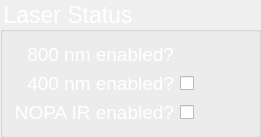
   <widget class="QGroupBox" name="LaserStatus">
    <property name="geometry">
     <rect>
      <x>440</x>
      <y>20</y>
      <width>261</width>
      <height>131</height>
     </rect>
    </property>
    <property name="font">
     <font>
      <pointsize>17</pointsize>
     </font>
    </property>
    <property name="styleSheet">
     <string notr="true">color:#ffffff;
line-color:#ffffff;

</string>
    </property>
    <property name="title">
     <string>Laser Status</string>
    </property>
    <layout class="QGridLayout" name="gridLayout_5">
     <item row="1" column="2">
      <widget class="caLed" name="caled_16">
       <property name="sizePolicy">
        <sizepolicy hsizetype="MinimumExpanding" vsizetype="Preferred">
         <horstretch>0</horstretch>
         <verstretch>0</verstretch>
        </sizepolicy>
       </property>
       <property name="rectangular">
        <bool>true</bool>
       </property>
       <property name="ledWidth">
        <number>15</number>
       </property>
       <property name="ledHeight">
        <number>15</number>
       </property>
       <property name="linearGradient">
        <bool>true</bool>
       </property>
       <property name="channel" stdset="0">
        <string notr="true">LASER:STATUS:400nm</string>
       </property>
       <property name="falseColor">
        <color>
         <red>0</red>
         <green>170</green>
         <blue>0</blue>
        </color>
       </property>
       <property name="trueColor">
        <color>
         <red>255</red>
         <green>0</green>
         <blue>0</blue>
        </color>
       </property>
       <property name="trueValue">
        <string>On</string>
       </property>
       <property name="falseValue">
        <string>Off</string>
       </property>
      </widget>
     </item>
     <item row="1" column="1">
      <widget class="caToggleButton" name="catogglebutton">
       <property name="sizePolicy">
        <sizepolicy hsizetype="MinimumExpanding" vsizetype="Expanding">
         <horstretch>0</horstretch>
         <verstretch>0</verstretch>
        </sizepolicy>
       </property>
       <property name="font">
        <font>
         <pointsize>15</pointsize>
         <weight>75</weight>
         <italic>false</italic>
         <bold>true</bold>
        </font>
       </property>
       <property name="autoFillBackground">
        <bool>false</bool>
       </property>
       <property name="text">
        <string/>
       </property>
       <property name="channel" stdset="0">
        <string notr="true">LASER:STATUS:400nm</string>
       </property>
       <property name="foreground">
        <color>
         <red>231</red>
         <green>231</green>
         <blue>231</blue>
        </color>
       </property>
       <property name="colorMode">
        <enum>caToggleButton::Static</enum>
       </property>
      </widget>
     </item>
     <item row="0" column="2">
      <widget class="caLed" name="caled_18">
       <property name="sizePolicy">
        <sizepolicy hsizetype="MinimumExpanding" vsizetype="Preferred">
         <horstretch>0</horstretch>
         <verstretch>0</verstretch>
        </sizepolicy>
       </property>
       <property name="rectangular">
        <bool>true</bool>
       </property>
       <property name="ledWidth">
        <number>15</number>
       </property>
       <property name="ledHeight">
        <number>15</number>
       </property>
       <property name="linearGradient">
        <bool>true</bool>
       </property>
       <property name="channel" stdset="0">
        <string notr="true">LASER:STATUS:800nm</string>
       </property>
       <property name="falseColor">
        <color>
         <red>0</red>
         <green>170</green>
         <blue>0</blue>
        </color>
       </property>
       <property name="trueColor">
        <color>
         <red>255</red>
         <green>0</green>
         <blue>0</blue>
        </color>
       </property>
       <property name="trueValue">
        <string>On</string>
       </property>
       <property name="falseValue">
        <string>Off</string>
       </property>
      </widget>
     </item>
     <item row="0" column="0">
      <widget class="QLabel" name="label_4">
       <property name="sizePolicy">
        <sizepolicy hsizetype="MinimumExpanding" vsizetype="Preferred">
         <horstretch>0</horstretch>
         <verstretch>0</verstretch>
        </sizepolicy>
       </property>
       <property name="font">
        <font>
         <pointsize>14</pointsize>
         <weight>50</weight>
         <bold>false</bold>
        </font>
       </property>
       <property name="styleSheet">
        <string notr="true">color:#ffffff;</string>
       </property>
       <property name="text">
        <string>800 nm enabled?</string>
       </property>
       <property name="alignment">
        <set>Qt::AlignRight|Qt::AlignTrailing|Qt::AlignVCenter</set>
       </property>
      </widget>
     </item>
     <item row="1" column="0">
      <widget class="QLabel" name="label">
       <property name="sizePolicy">
        <sizepolicy hsizetype="MinimumExpanding" vsizetype="Preferred">
         <horstretch>0</horstretch>
         <verstretch>0</verstretch>
        </sizepolicy>
       </property>
       <property name="font">
        <font>
         <pointsize>14</pointsize>
         <weight>50</weight>
         <bold>false</bold>
        </font>
       </property>
       <property name="styleSheet">
        <string notr="true">color:#ffffff;</string>
       </property>
       <property name="text">
        <string>400 nm enabled?</string>
       </property>
       <property name="alignment">
        <set>Qt::AlignRight|Qt::AlignTrailing|Qt::AlignVCenter</set>
       </property>
      </widget>
     </item>
     <item row="2" column="0">
      <widget class="QLabel" name="label_2">
       <property name="sizePolicy">
        <sizepolicy hsizetype="MinimumExpanding" vsizetype="Preferred">
         <horstretch>0</horstretch>
         <verstretch>0</verstretch>
        </sizepolicy>
       </property>
       <property name="font">
        <font>
         <pointsize>14</pointsize>
         <weight>50</weight>
         <bold>false</bold>
        </font>
       </property>
       <property name="styleSheet">
        <string notr="true">color:#ffffff;</string>
       </property>
       <property name="text">
        <string>NOPA IR enabled?</string>
       </property>
       <property name="alignment">
        <set>Qt::AlignRight|Qt::AlignTrailing|Qt::AlignVCenter</set>
       </property>
      </widget>
     </item>
     <item row="2" column="2">
      <widget class="caLed" name="caled_17">
       <property name="sizePolicy">
        <sizepolicy hsizetype="MinimumExpanding" vsizetype="Preferred">
         <horstretch>0</horstretch>
         <verstretch>0</verstretch>
        </sizepolicy>
       </property>
       <property name="rectangular">
        <bool>true</bool>
       </property>
       <property name="ledWidth">
        <number>15</number>
       </property>
       <property name="ledHeight">
        <number>15</number>
       </property>
       <property name="linearGradient">
        <bool>true</bool>
       </property>
       <property name="channel" stdset="0">
        <string notr="true">LASER:STATUS:NOPA</string>
       </property>
       <property name="falseColor">
        <color>
         <red>0</red>
         <green>170</green>
         <blue>0</blue>
        </color>
       </property>
       <property name="trueColor">
        <color>
         <red>255</red>
         <green>0</green>
         <blue>0</blue>
        </color>
       </property>
       <property name="trueValue">
        <string>On</string>
       </property>
       <property name="falseValue">
        <string>Off</string>
       </property>
      </widget>
     </item>
     <item row="2" column="1">
      <widget class="caToggleButton" name="catogglebutton_2">
       <property name="sizePolicy">
        <sizepolicy hsizetype="MinimumExpanding" vsizetype="Expanding">
         <horstretch>0</horstretch>
         <verstretch>0</verstretch>
        </sizepolicy>
       </property>
       <property name="font">
        <font>
         <pointsize>14</pointsize>
         <weight>75</weight>
         <italic>false</italic>
         <bold>true</bold>
        </font>
       </property>
       <property name="text">
        <string/>
       </property>
       <property name="iconSize">
        <size>
         <width>24</width>
         <height>24</height>
        </size>
       </property>
       <property name="channel" stdset="0">
        <string notr="true">LASER:STATUS:NOPA</string>
       </property>
       <property name="foreground">
        <color>
         <red>231</red>
         <green>231</green>
         <blue>231</blue>
        </color>
       </property>
       <property name="colorMode">
        <enum>caToggleButton::Static</enum>
       </property>
      </widget>
     </item>
    </layout>
   </widget>
